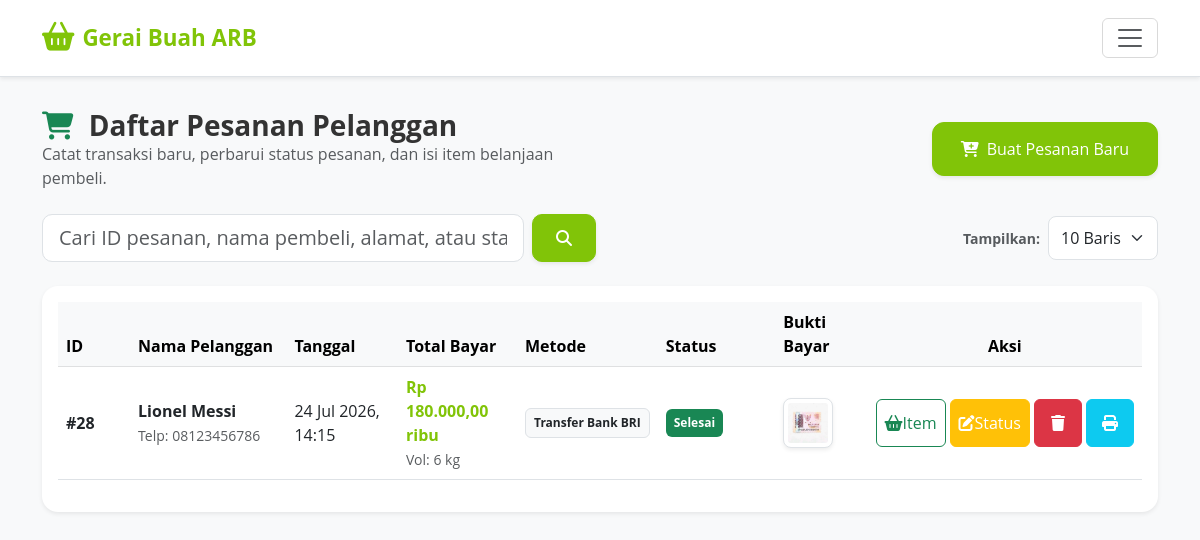
The page /karyawan/pembelian/ (signed in) on the database its author committed.
### core/models.py (models this page shows, shortened)
class Pembelian(models.Model):
    idPembelian = models.AutoField(primary_key=True)
    idPelanggan = models.ForeignKey(Pelanggan, on_delete=models.CASCADE)
    totalBuah = models.IntegerField(default=0)  # dalam kilogram max_length=5
    totalHargaPembelian = models.DecimalField(max_digits=10, decimal_places=2, default=0)  # dalam ribu rupiah
    tipeBayar =[
        ('COD', 'COD'),
        ('Transfer Bank BRI', 'Transfer Bank BRI'),
    ]
    metodeBayar = models.CharField(max_length=20 , choices=tipeBayar, default='COD')
    alamatPengiriman = models.TextField(default='')
    statsBayar =[
        ('Menunggu', 'Menunggu'),
        ('Diproses', 'Diproses'),
        ('Selesai', 'Selesai'),
        ('Dibatalkan', 'Dibatalkan'),
    ]
    statusPembelian = models.CharField(max_length=10, choices=statsBayar, default='Menunggu')
    buktiBayar = models.ImageField(upload_to='bukti_bayar/', null=True, blank=True)
    tanggalPembelian = models.DateTimeField(auto_now_add=True)
    JENIS_KURIR_CHOICES = [
        ('', 'Tidak Ada / Belum Ditentukan'),
        ('Grab', 'Grab'),
        ('Maxim', 'Maxim'),
        ('GoSend', 'GoSend / Gojek'),
        ('Lalamove', 'Lalamove'),
        ('Kurir Sendiri', 'Kurir Sendiri'),
        ('Ambil Sendiri', 'Ambil Sendiri'),
        ('Lainnya', 'Lainnya'),
    ]
    jasa_kirim = models.CharField(
        max_length=30, choices=JENIS_KURIR_CHOICES, blank=True, default='',
        verbose_name='Jasa Kirim'
    )
    nama_kurir = models.CharField(
        max_length=100, blank=True, default='',
        verbose_name='Nama Kurir',
        help_text='Opsional: nama pengemudi atau kontak kurir'
    )
    ongkos_kirim = models.DecimalField(
        max_digits=8, decimal_places=2, default=0,
        verbose_name='Ongkos Kirim',
        help_text='Dibayar cash langsung ke kurir, terpisah dari harga buah'
    )
    stok_dikembalikan = models.BooleanField(default=False)
    class Meta:
        verbose_name_plural = "Pembelian"

class Pelanggan(models.Model):
    idPelanggan = models.AutoField(primary_key=True)
    username = models.CharField(max_length=30, unique=True)
    password = models.CharField(max_length=30)
    namaPelanggan = models.CharField(max_length=70)
    alamat = models.TextField()
    noHp = models.CharField(max_length=12)
    class Meta:
        verbose_name_plural = "Pelanggan"

### core/karyawan_views.py (the view)
# urls.py: path('pembelian/', karyawan_views.pembelian_list, name='karyawan_pembelian_list'),
@karyawan_required
def pembelian_list(request):
    q = request.GET.get('q', '').strip()
    limit = request.GET.get('limit', '10')
    pembelian_queryset = Pembelian.objects.all().order_by('-tanggalPembelian')
    if q:
        from django.db.models import Q
        query_filter = Q(idPelanggan__namaPelanggan__icontains=q) | Q(alamatPengiriman__icontains=q) | Q(statusPembelian__icontains=q) | Q(metodeBayar__icontains=q)
        if q.isdigit():
            query_filter |= Q(idPembelian=int(q))
        pembelian_queryset = pembelian_queryset.filter(query_filter)
    pelanggan_list = Pelanggan.objects.all().order_by('namaPelanggan')
    buah_list = Buah.objects.all().order_by('namaBuah')
    if limit == 'all':
        pembelian_items = pembelian_queryset
    else:
        try:
            limit_int = int(limit)
        except ValueError:
            limit_int = 10
        paginator = Paginator(pembelian_queryset, limit_int)
        page_number = request.GET.get('page')
        pembelian_items = paginator.get_page(page_number)
    profil_toko, created = ProfilToko.objects.get_or_create(pk=1, defaults={'nama_toko': 'GERAI BUAH ARB'})
    return render(request, 'core/karyawan/pembelian_list.html', {
        'pembelian_items': pembelian_items,
        'pelanggan_list': pelanggan_list,
        'buah_list': buah_list,
        'q': q,
        'limit': limit,
        'profil_toko': profil_toko
    })

### core/context_processors.py (called while the page is built, shortened)
def kesegaran_alert(request):
    kritis_buah = []
    peringatan_buah = []
    total_alerts = 0
    default_context = {
        'kritis_buah': kritis_buah,
        'peringatan_buah': peringatan_buah,
        'total_alerts': total_alerts,
    }
    if not request.user.is_authenticated or not request.user.is_staff:
        return default_context
    from django.urls import resolve
    try:
        resolved = resolve(request.path)
        if resolved.url_name != 'index' or not resolved.app_name == 'admin':
            return default_context
    except Exception:
        return default_context

def global_karyawan_alerts(request):
    badge_pesanan_baru = Pembelian.objects.filter(statusPembelian='Menunggu').count()
    return {
        'badge_pesanan_baru': badge_pesanan_baru
    }

### core/karyawan_views.py (called while the page is built)
def karyawan_required(view_func):
    @wraps(view_func)
    def _wrapped_view(request, *args, **kwargs):
        if 'karyawan_id' not in request.session:
            messages.error(request, 'Silakan login terlebih dahulu untuk mengakses portal karyawan.')
            return redirect('karyawan_login')
        return view_func(request, *args, **kwargs)
    return _wrapped_view

### core/templates/core/karyawan/pembelian_list.html (shortened to what this page needs)
{% extends 'core/karyawan/base.html' %}
{% load humanize %}
{% block content %}
<div class="row mb-4 align-items-center">
    <div class="col-12 col-md-6 mb-3 mb-md-0">
        <h3 class="fw-bold m-0"><i class="fa-solid fa-cart-shopping text-success me-2"></i> Daftar Pesanan Pelanggan</h3>
        <p class="text-muted m-0 fs-6">Catat transaksi baru, perbarui status pesanan, dan isi item belanjaan pembeli.</p>
    </div>
    <div class="col-12 col-md-6 text-md-end">
        <button type="button" class="btn btn-brand-success btn-lg touch-btn shadow-sm" data-bs-toggle="modal" data-bs-target="#modalTambahPembelian" style="padding: 14px 28px; border-radius: 12px;">
            <i class="fa-solid fa-cart-plus me-2"></i> Buat Pesanan Baru
        </button>
    </div>
</div>
<div class="row mb-4 g-2 align-items-center justify-content-between">
    <div class="col-12 col-md-6">
        <form method="GET" action="" class="d-flex gap-2">
            <input type="text" name="q" value="{{ q }}" class="form-control form-control-lg" placeholder="Cari ID pesanan, nama pembeli, alamat, atau status..." style="border-radius: 10px;">
            <button type="submit" class="btn btn-brand-success touch-btn px-4 shadow-sm" style="border-radius: 10px;">
                <i class="fa-solid fa-magnifying-glass"></i>
            </button>
        </form>
    </div>
    <div class="col-12 col-md-3 text-md-end">
        <form method="GET" action="" class="d-inline-flex align-items-center gap-2">
            <label for="limit" class="text-nowrap fw-bold text-muted small m-0">Tampilkan:</label>
            <select name="limit" id="limit" class="form-select" onchange="this.form.submit()" style="border-radius: 8px; width: auto; min-height: 44px;">
                <option value="10" {% if limit == '10' %}selected{% endif %}>10 Baris</option>
            </select>
        </form>
    </div>
</div>
<div class="card shadow-sm border-0 rounded-4 p-3">
    <div class="table-responsive">
        <table class="table table-hover align-middle">
            <thead class="table-light">
                <tr>
                    <th scope="col" style="width: 8%">ID</th>
                    <th scope="col" style="width: 17%">Nama Pelanggan</th>
                    <th scope="col" style="width: 12%">Tanggal</th>
                    <th scope="col" style="width: 12%">Total Bayar</th>
                    <th scope="col" style="width: 10%">Metode</th>
                    <th scope="col" style="width: 13%">Status</th>
                    <th scope="col" style="width: 10%">Bukti Bayar</th>
                    <th scope="col" style="width: 18%" class="text-center">Aksi</th>
                </tr>
            </thead>
            <tbody>
                {% if pembelian_items %}
                    {% for item in pembelian_items %}
                        <tr>
                            <td><strong>#{{ item.idPembelian }}</strong></td>
                            <td>
                                <strong>{{ item.idPelanggan.namaPelanggan }}</strong><br>
                                <small class="text-muted">Telp: {{ item.idPelanggan.noHp }}</small>
                            </td>
                            <td>{{ item.tanggalPembelian|date:"d M Y, H:i" }}</td>
                            <td><strong style="color: #81C408;">Rp {{ item.totalHargaPembelian|intcomma }} ribu</strong><br><small class="text-muted">Vol: {{ item.totalBuah }} kg</small></td>
                            <td><span class="badge bg-light text-dark border p-2">{{ item.metodeBayar }}</span></td>
                            <td>
                                {% if item.statusPembelian == 'Menunggu' %}
                                    <span class="badge bg-secondary p-2 fs-7">Menunggu</span>
                                {% elif item.statusPembelian == 'Diproses' %}
                                    <span class="badge bg-primary p-2 fs-7">Diproses</span>
                                {% elif item.statusPembelian == 'Selesai' %}
                                    <span class="badge bg-success p-2 fs-7">Selesai</span>
                                {% else %}
                                    <span class="badge bg-danger p-2 fs-7">Dibatalkan</span>
                                {% endif %}
                            </td>
                            <td>
                                {% if item.buktiBayar %}
                                    <img src="{{ item.buktiBayar.url }}" style="width: 50px; height: 50px; object-fit: cover; cursor: pointer; border-radius: 8px;" class="img-thumbnail img-preview-trigger shadow-sm" data-url="{{ item.buktiBayar.url }}" title="Klik untuk memperbesar">
                                {% else %}
                                    <span class="text-muted small">Tidak ada</span>
                                {% endif %}
                            </td>
                            <td class="text-center">
                                <div class="d-flex justify-content-center gap-1">
                                    <button class="btn btn-outline-success touch-btn px-2" type="button" data-bs-toggle="collapse" data-bs-target="#collapseItems{{ item.idPembelian }}" aria-expanded="false" aria-controls="collapseItems{{ item.idPembelian }}" title="Kelola Item Buah">
                                        <i class="fa-solid fa-basket-shopping"></i> <span class="d-none d-sm-inline">Item</span>
                                    </button>
                                    <button type="button" class="btn btn-warning text-white touch-btn px-2" data-bs-toggle="modal" data-bs-target="#modalEditPembelian{{ item.idPembelian }}" title="Ubah Info / Status">
                                        <i class="fa-solid fa-pen-to-square"></i> <span class="d-none d-sm-inline">Status</span>
                                    </button>
                                    <button type="button" class="btn btn-danger touch-btn px-2" onclick="konfirmasiHapusPembelian('{{ item.idPembelian }}')" title="Hapus Transaksi">
                                        <i class="fa-solid fa-trash"></i>
                                    </button>
                                    <button type="button" class="btn btn-info text-white touch-btn px-2" onclick="bukaModalCetak('{{ item.idPembelian }}')" title="Cetak Struk">
                                        <i class="fa-solid fa-print"></i>
                                    </button>
                                </div>
                            </td>
                        </tr>
                    {% endfor %}
                {% endif %}
            </tbody>
        </table>
    </div>
</div>
{% endblock %}

### core/templates/core/karyawan/base.html (style rules this page uses)
body { font-family: 'Open Sans', sans-serif; background-color: #f8f9fa; color: #333; overflow-x: hidden; }
.btn-brand-success { background-color: #81C408; border-color: #81C408; color: white; padding: 12px 24px; font-size: 1rem; font-weight: 500; border-radius: 8px; }
.touch-btn { min-height: 48px; min-width: 48px; display: inline-flex; align-items: center; justify-content: center; font-weight: 500; }

### rows shown on the page
Pembelian: idPembelian "28", idPelanggan.namaPelanggan "Lionel Messi", idPelanggan.noHp "08123456786", tanggalPembelian "24 Jul 2026, 14:15", totalHargaPembelian "180.000,00", totalBuah "6", metodeBayar "Transfer Bank BRI", statusPembelian "Selesai", buktiBayar (picture)
